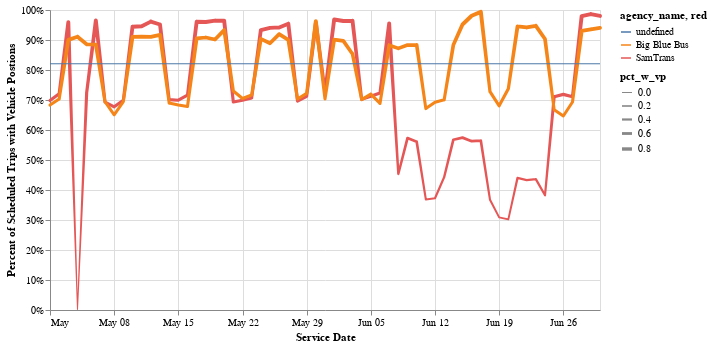

The notebook cell this image was saved under:
### Code cell
base = alt.Chart(day_pct).properties(width=550)
line = base.mark_trail().encode(
    x=alt.X('service_date', title=utils.labeling('service_date'), sort=("x")),
    y=alt.Y('pct_w_vp', title=utils.labeling('pct_w_vp')),
    color='agency_name',
    size='pct_w_vp:Q'
)

# mean line
rule = (alt.Chart(day_pct>>filter(_.calitp_itp_id==bbb)).mark_rule().encode(
    y=alt.Y('mean(pct_w_vp):Q', axis=alt.Axis(format='%')),
    color=alt.Color('red:N',
                    # legend=alt.Legend(values=['Average Over Time'])
                   )))

(line + rule)
